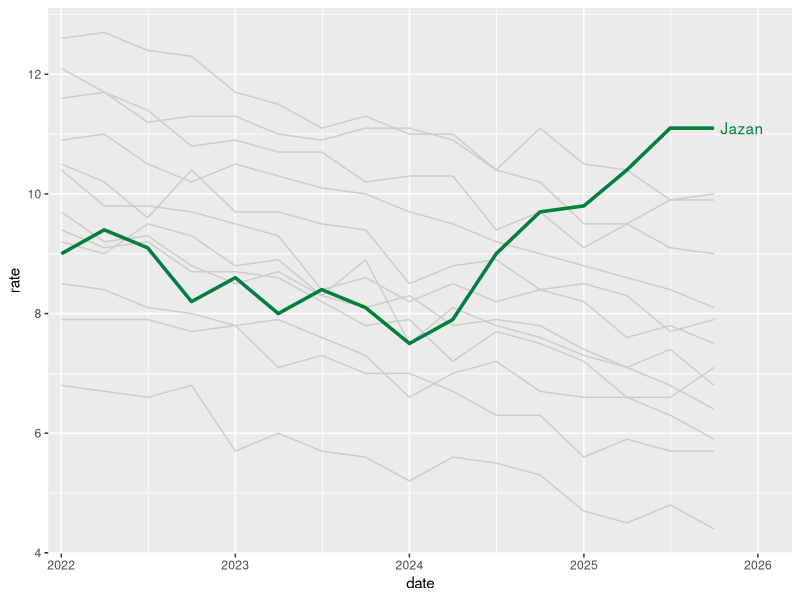

Here is the R script that generated this plot:
## ---- chunk 1
#| include: false
library(tidyverse)
rates <- read_csv("unemployment.csv") |>
  filter(region != "Kingdom")
jazan_end <- rates |>
  filter(region == "Jazan") |>
  slice_tail(n = 1)
## ---- chunk 2
#| fig-width: 8
#| fig-height: 4.5
ggplot(rates, aes(date, rate, group = region)) +
  geom_line(colour = "grey80") +
  geom_line(data = filter(rates, region == "Jazan"),
            colour = "#00803A", linewidth = 1.2) +
  geom_text(data = jazan_end, aes(label = region),
            hjust = -0.15, colour = "#00803A") +
  scale_x_date(expand = expansion(mult = c(0.02, 0.12)))
